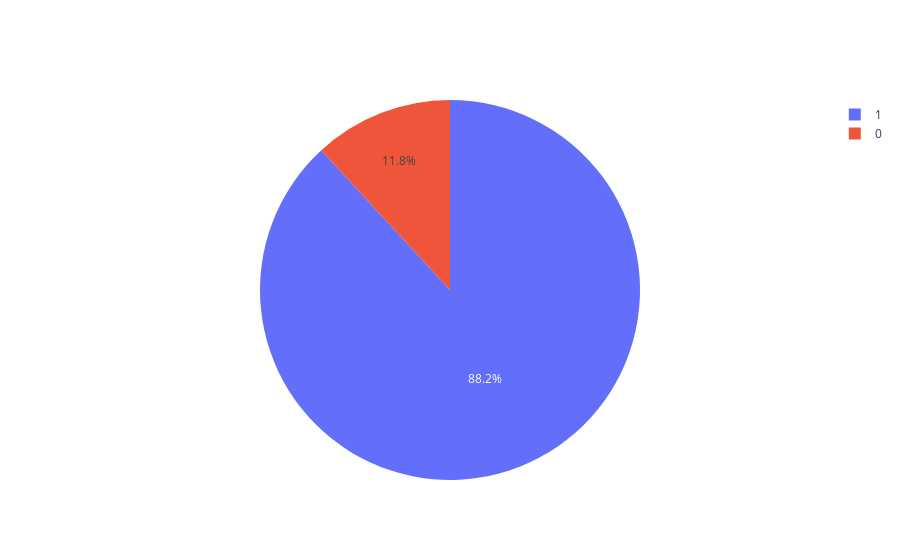

Notebook source saved alongside this figure:
### Code cell
fake = df.is_fake.value_counts()
fig = go.Figure(data=[go.Pie(labels=fake.index, values=fake.values)])
fig.show()

### Figure 1 — Plotly figure (JSON) as saved in the notebook; plotly's stock layout.template omitted (floating-point values rounded to 4 significant figures)
{"data": [{"labels": [1, 0], "type": "pie", "values": [692, 93]}], "layout": {"autosize": true}}
